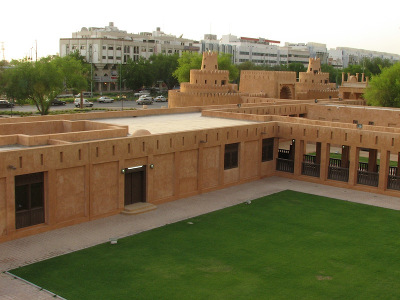
//> input picture task5_panorama/resources/Image1_.jpg, 400 x 300 px
$ ./main   (built with g++ and OpenCV 4)
//> lines starting //> are read from the running program, lines starting //| are printed output that depends on the picture
#include <stdio.h>
#include <iostream>
#include "opencv2/core/core.hpp"
#include "opencv2/features2d/features2d.hpp"
#include "opencv2/highgui/highgui.hpp"
#include "opencv2/nonfree/nonfree.hpp"

using namespace cv;
using namespace std;

void readme();

/** @function main */
int main(int argc, char** argv) {

    string fna = "../resources/Image1_.jpg";
    string fnb = "../resources/Image2_.jpg";

    Mat img_1 = imread(fna, CV_LOAD_IMAGE_GRAYSCALE);
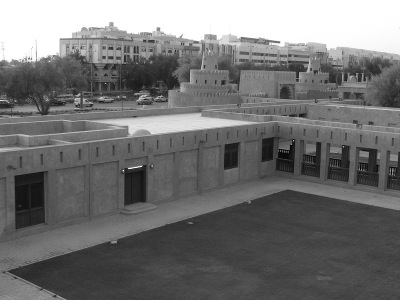
//> img_1: 300 rows x 400 cols, CV_8UC1; min 0, max 255, mean 114.6
    Mat img_2 = imread(fnb, CV_LOAD_IMAGE_GRAYSCALE);
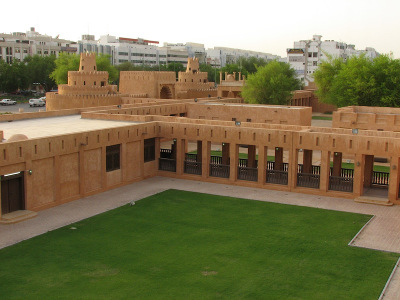
//> input picture task5_panorama/resources/Image2_.jpg, 400 x 300 px
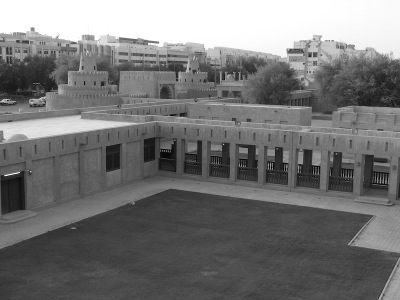
//> img_2: 300 rows x 400 cols, CV_8UC1; min 0, max 255, mean 117.6

    if (!img_1.data || !img_2.data) {
        std::cout << " --(!) Error reading images " << std::endl;
        return -1;
    }

    //-- Step 1: Detect the keypoints using SURF Detector
    int minHessian = 400;

//> (the run ends here: the program needs code that is not available in this run, at `SurfFeatureDetector detector(minHessian);`)
